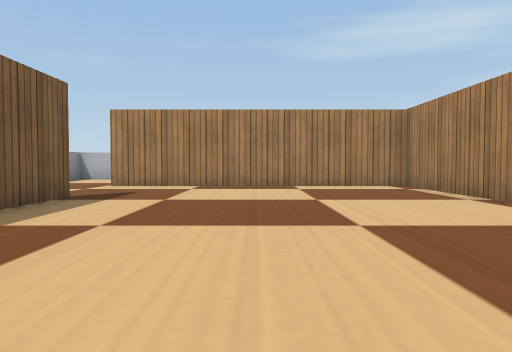
[1] (above)

24 first-person views from a walk through a Webots world. The camera is 0.03 m above the floor, tilts 2° down and sees 70° across. The floor is counted in squares, 0.05 m on a side. Each view is taken from the middle of a square. On the plan, view 1 faces up. The plan holds only what a view shows up to about 10 squares ahead; the rest is blank. Robots are left out. Webots' stock objects and surfaces are drawn as simple stand-ins.

[2]
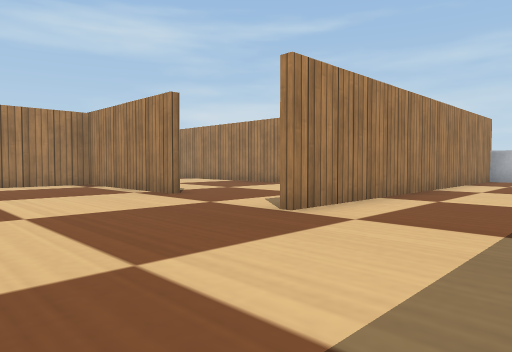

[3]
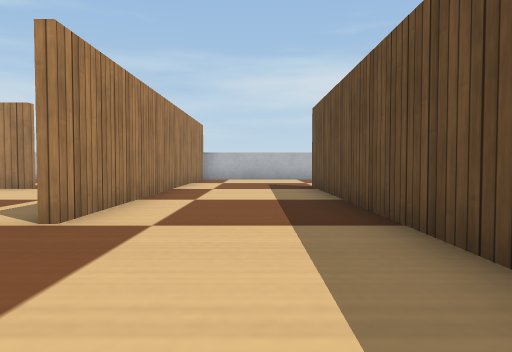

[4]
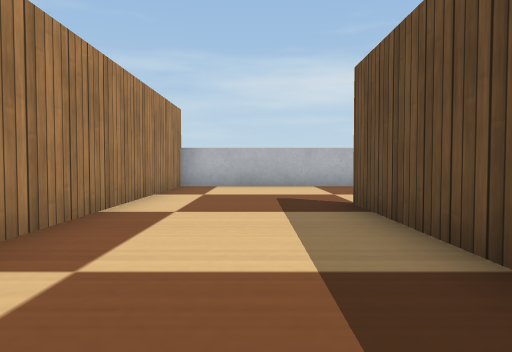

[5]
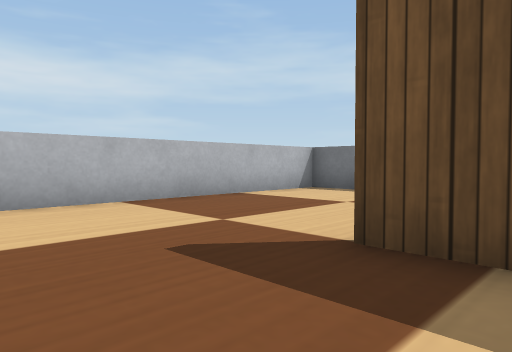

[6]
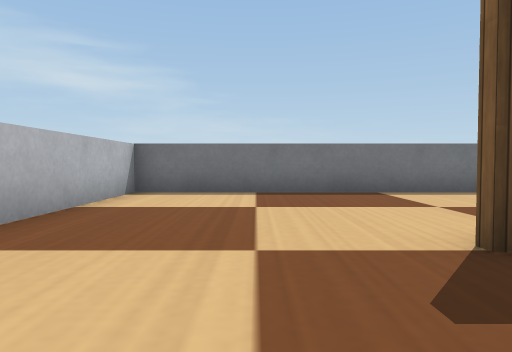

[7]
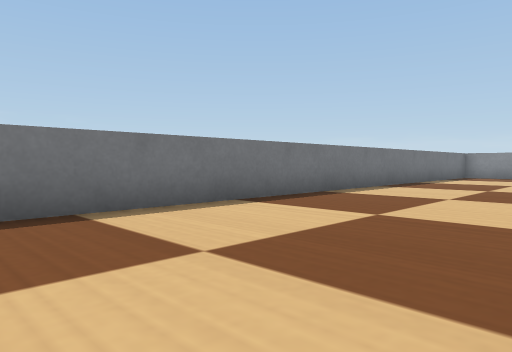

[8]
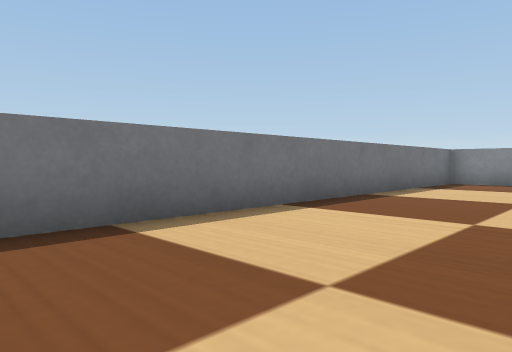

[9]
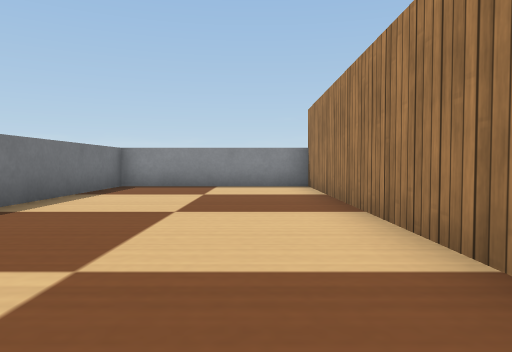

[10]
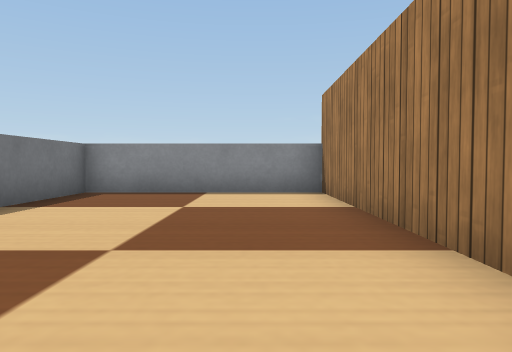

[11]
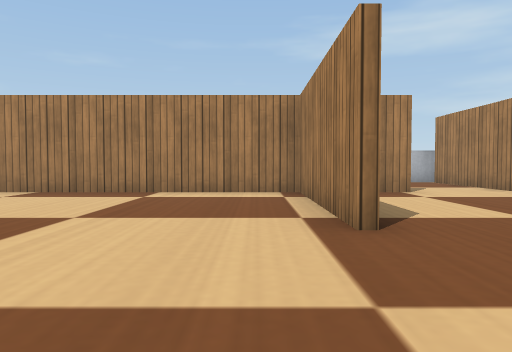

[12]
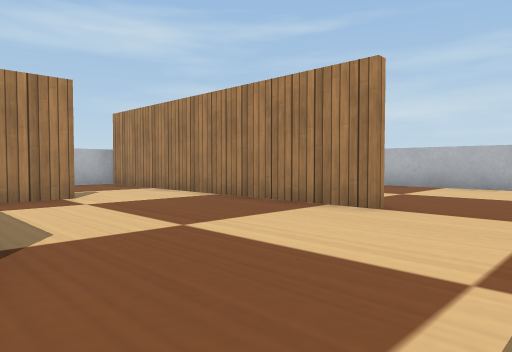

[13]
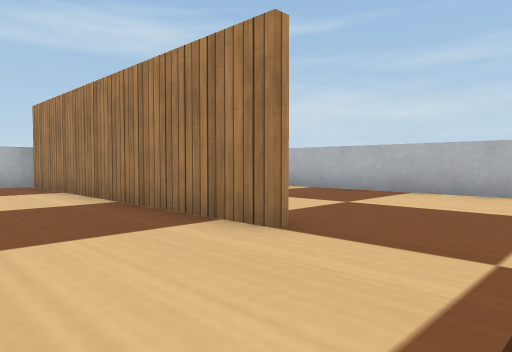

[14]
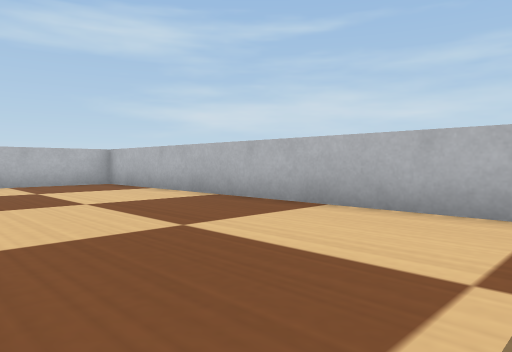

[15]
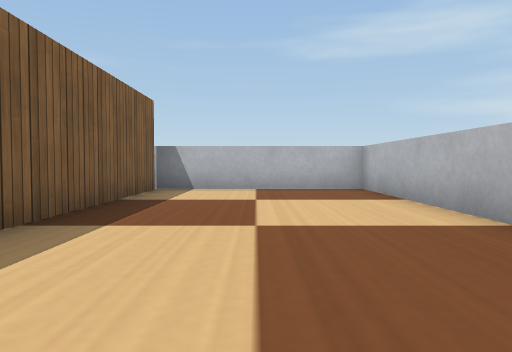

[16]
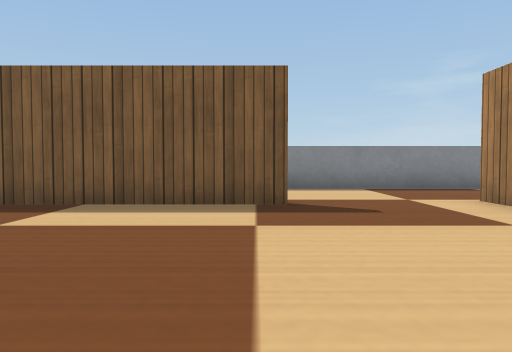

[17]
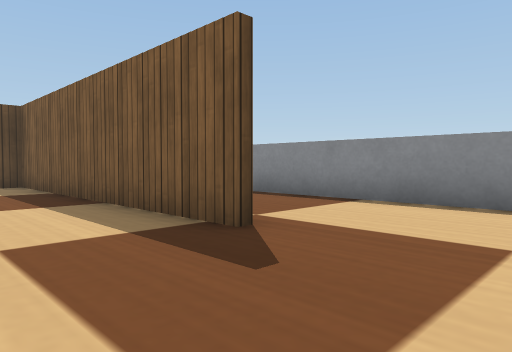

[18]
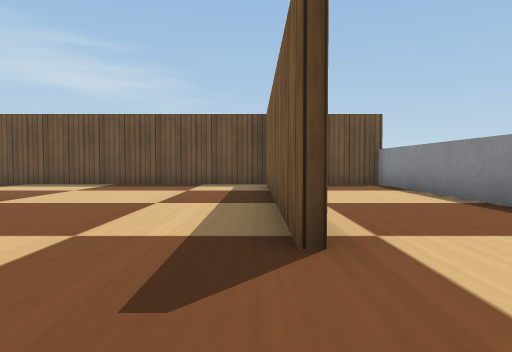

[19]
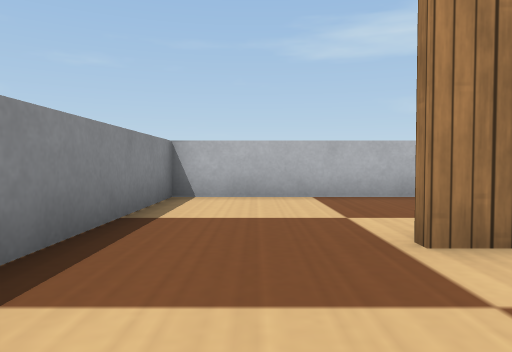

[20]
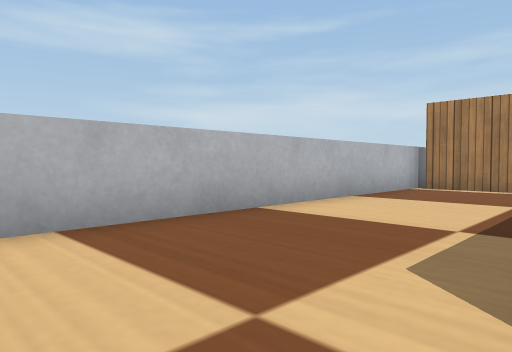

[21]
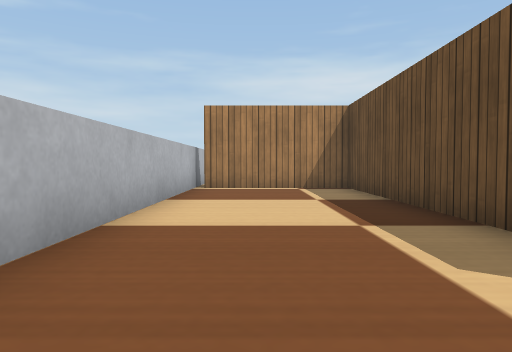

[22]
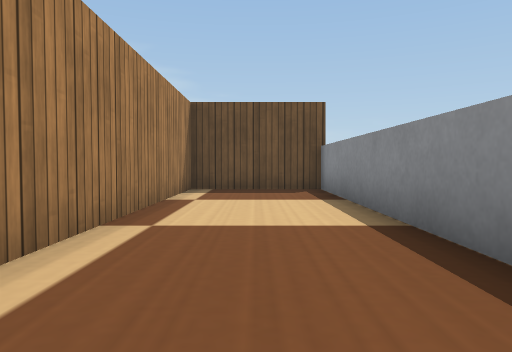

[23]
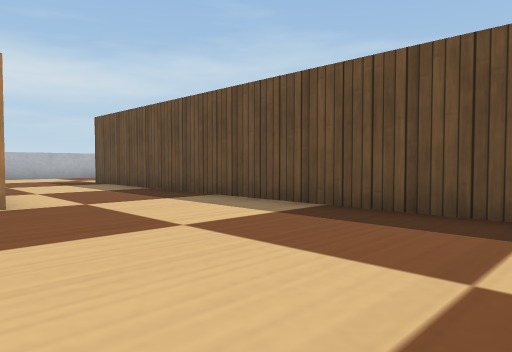

[24]
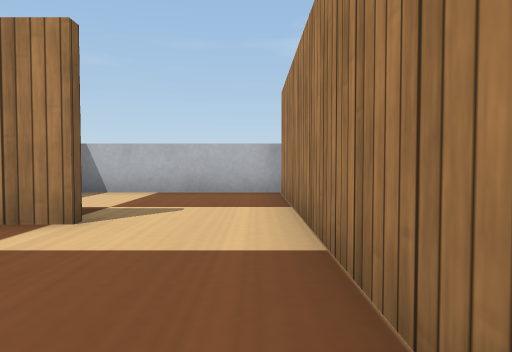

### Floor plan
Points are (right, up) in squares from view 1. A wall is a line through its corners. A room is listed if a view was taken in it or the views show most of it. See-through windows are left out.
Room 1 (views 1, 2, 3, 4, 5, 6, 7, 8, 9, 10, 11, 12, 13, 14, 15, 16, 17, 18, 19, 20, 21, 22, 23, 24)
walls: (3.9, 5.2) (3.9, 9.6) (-3.9, 9.6); (8.5, 5.2) (8.5, 13.2); (1.1, -1.6) (-6.5, -1.6) (-6.5, -6.5) (13.5, -6.5) (13.5, 2) (3.5, 2); (-1.2, -1.4) (9.5, -1.4); (6.2, 9.6) (5.1, 9.6); (-3.3, 6.5) (-3.3, -1.4); (-1.9, 9.8) (3.9, 9.8) (3.9, 13.2); (13.5, 3.8) (13.5, 13.5) (-6.5, 13.5) (-6.5, -1.4) (-3.5, -1.4) (-3.5, 4.9); (8.7, 13.4) (8.7, 8.2)

Where each view was taken, in squares from view 1:
view 1: 0 up, 0 right, facing up
view 2: 1 down, 0 right, facing up-right
view 3: 0 up, 0 right, facing right
view 4: 0 up, 4 right, facing right
view 5: 1 up, 8 right, facing down-right
view 6: 1 up, 11 right, facing down
view 7: 2 down, 10 right, facing down-left
view 8: 3 down, 5 right, facing down-left
view 9: 3 down, 3 right, facing left
view 10: 3 down, 1 right, facing left
view 11: 2 up, 3 right, facing up
view 12: 3 up, 4 right, facing up-right
view 13: 3 up, 6 right, facing up-right
view 14: 3 up, 9 right, facing up-right
view 15: 5 up, 11 right, facing up
view 16: 6 up, 2 right, facing left
view 17: 9 up, 1 left, facing down-left
view 18: 9 up, 3 left, facing down
view 19: 7 up, 5 left, facing up
view 20: 10 up, 5 left, facing up-right
view 21: 12 up, 5 left, facing right
view 22: 7 up, 5 left, facing down
view 23: 3 up, 2 left, facing down-right
view 24: 6 up, 8 right, facing up
